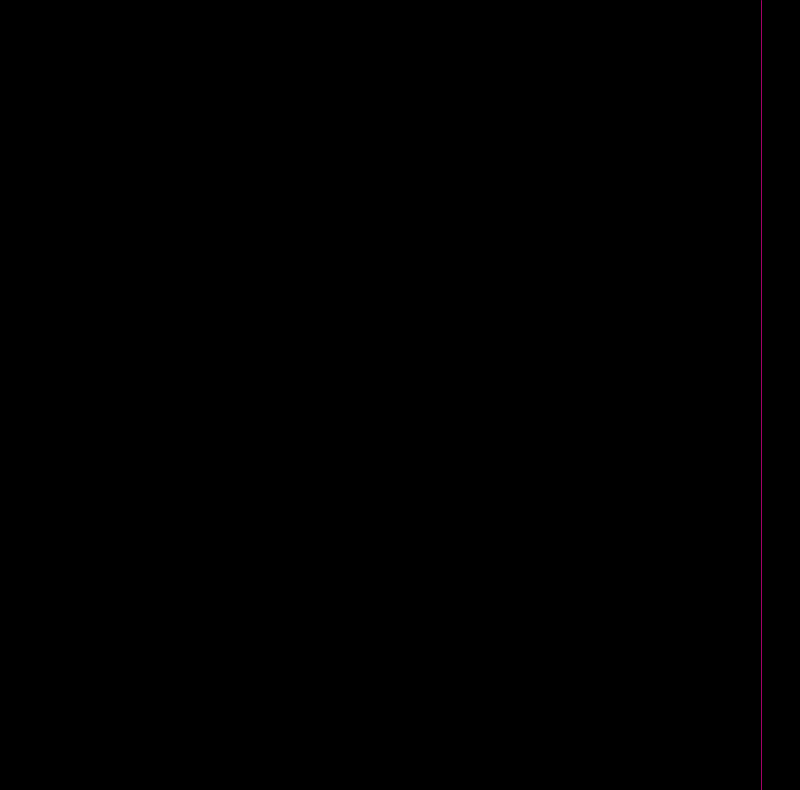
Frame 1 (no input)
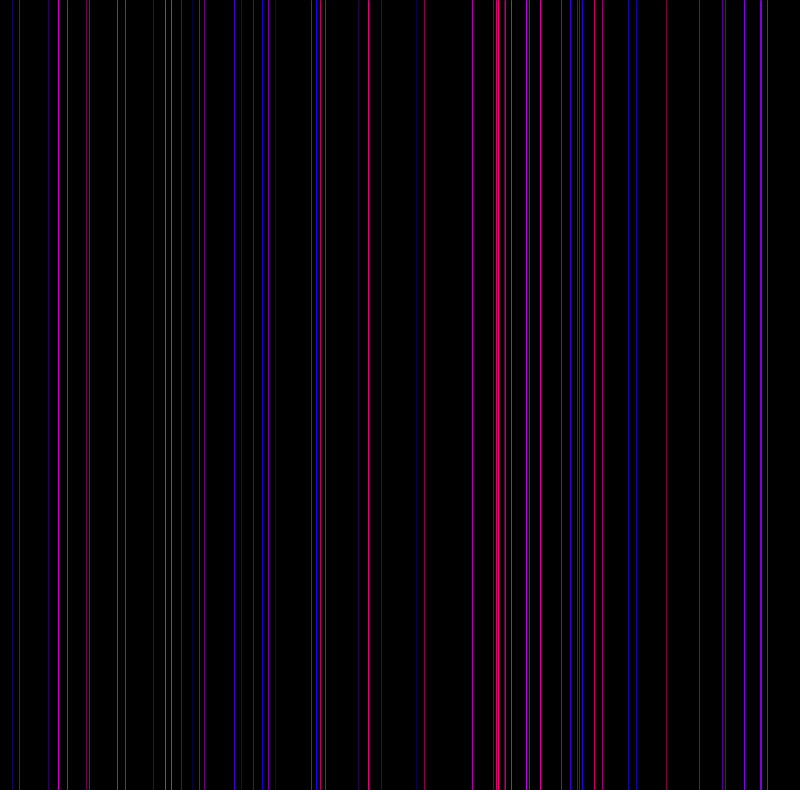
Frame 60 (the mouse pressed at the canvas centre just before this capture)
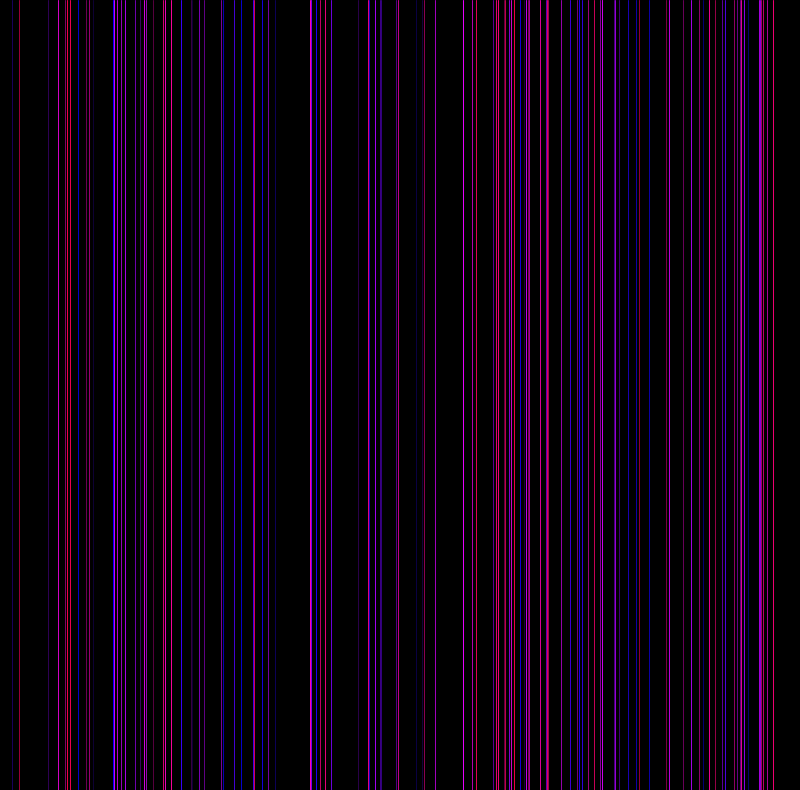
Frame 120 (the mouse held since frame 60 and released just before this capture)

The Processing sketch that drew these frames (run headless with seeded random() and noise(); from frame 60 on, the mouse is pressed at the canvas centre):

// Processing sketch: zhangyunjia
// ── zhangyunjia.pde
void setup() {

  size(800,790);
  background(0);

}



void draw() {

  stroke(random(0,255),0,random(50,255));

  

  float des = random(800);

  

  line(des,0, des,800);

}
